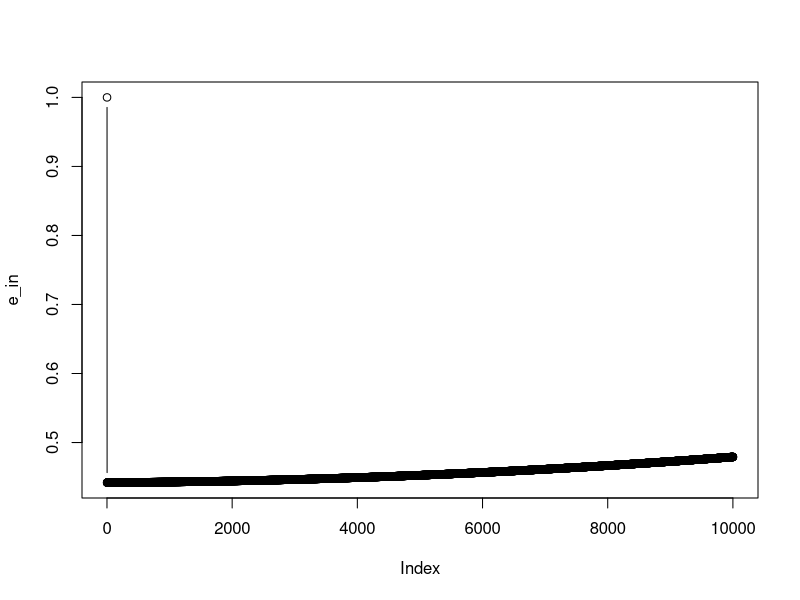

Reproduce this figure in R.
rm(list = ls()); gc()

df <- mtcars
df$am2 <- ifelse(df$am == 0, -1, 1)
y <- df$am2
X <- as.matrix(cbind(b0 = c(1), df[,1:5]))

w_lin <- solve(t(X)%*%X) %*% t(X) %*% y
vctr_idnt <- function(x){x/sqrt(sum(x^2))}

n <- 10000; p <- ncol(X)
w <- rbind(t(w_lin), matrix(data = rep(0,n*p), nrow = n, ncol = p, byrow = T))
e_in <- c(1); yita <- 0.00001 # 0.01, 0.03, 0.1, 0.3, 1, 3, 10

for(i in 2:nrow(w)){
          nmrtr <- -1/(1+exp(y*X%*%w[i-1,]))
          dnmrtr <- exp(y*X%*%w[i-1,])/(1+exp(y*X%*%w[i-1,]))^2
          w[i,] <- w[i-1,] - yita*vctr_idnt(t(nmrtr/dnmrtr)%*%(1/(y*X)))
          e_in[i] <- sum(log(1+exp(-y*X%*%w[i,])))/nrow(X)
          if(round(e_in[i],7) == round(e_in[i-1],7)){break}
}
head(w, 10)
plot(e_in, type = "b")
min(e_in)
which.min(e_in)
w_hat <- w[which.min(e_in),] 
p_hat <- 1/(1+exp(-X%*%w_hat)) 
y_hat <- ifelse(p_hat >= 0.5, 1, -1)
sum(y_hat == y)/length(y)
